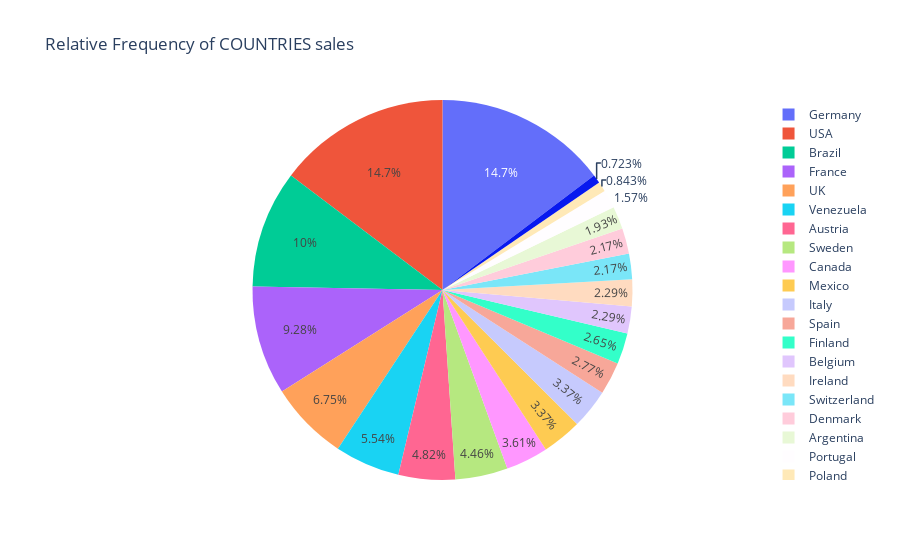

Here is the notebook cell this chart was saved with:
### Code cell
px.pie(data_frame=orders, names='country', title='Relative Frequency of COUNTRIES sales')

### Figure 1 — Plotly figure (JSON) as saved in the notebook; plotly's stock layout.template omitted (floating-point values rounded to 4 significant figures; data arrays with more than 128 entries replaced by an {"elided": "..."} marker saying what was removed)
{"data": [{"domain": {"x": [0, 1], "y": [0, 1]}, "hovertemplate": "country=%{label}<extra></extra>", "labels": {"elided": "830 str values"}, "legendgroup": "", "name": "", "showlegend": true, "type": "pie"}], "layout": {"legend": {"tracegroupgap": 0}, "title": {"text": "Relative Frequency of COUNTRIES sales"}}}
